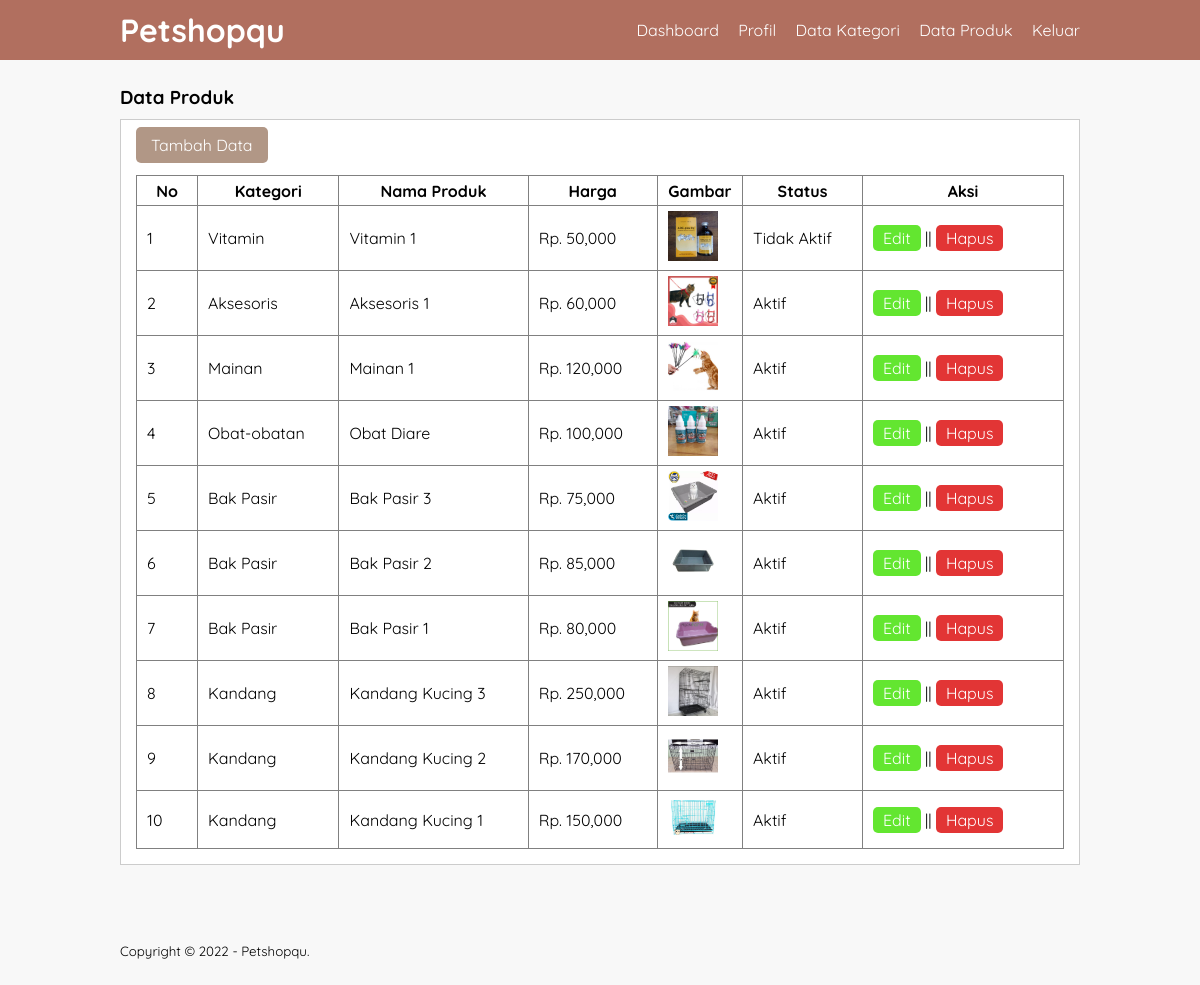
The app's page /data-produk.php (signed in) with its own data.
### tables this page shows
CREATE TABLE `tb_product` (
  `product_id` int(11) NOT NULL,
  `category_id` int(11) NOT NULL,
  `product_name` varchar(100) NOT NULL,
  `product_price` int(11) NOT NULL,
  `product_description` text NOT NULL,
  `product_image` varchar(100) NOT NULL,
  `product_status` tinyint(1) NOT NULL,
  `data_created` timestamp NOT NULL DEFAULT current_timestamp()
);

CREATE TABLE `tb_category` (
  `category_id` int(11) NOT NULL,
  `category_name` varchar(25) NOT NULL
);

### data-produk.php (the view, shortened to what this page needs)
<?php
    include 'db.php';
?>
<!DOCTYPE html>
<html lang="en">
<head>
    <link rel="stylesheet" type="text/css" href="css/style.css">
</head>
<body>
    <header>
        <div class="container">
            <h1><a href="dashboard.php">Petshopqu</a></h1>
            <ul>
                <li><a href="dashboard.php">Dashboard</a></li>
                <li><a href="profil.php">Profil</a></li>
                <li><a href="data-kategori.php">Data Kategori</a></li>
                <li><a href="data-produk.php">Data Produk</a></li>
                <li><a href="keluar.php">Keluar</a></li>
            </ul>
        </div>
    </header>
    <div class="section">
        <div class="container">
            <h3>Data Produk</h3>
            <div class="box">
                <p><a href="tambah-produk.php" class="btn-tambah">Tambah Data</a></p>
                <br>
                    <table border="1" cellspacing="0" class="table">
                        <thead>
                            <tr>
                                <th width="60px">No</th>
                                <th>Kategori</th>
                                <th>Nama Produk</th>
                                <th>Harga</th>
                                <th>Gambar</th>
                                <th>Status</th>
                                <th width="200px">Aksi</th>
                            </tr>
                        </thead>
                        <tbody>
                            <?php
                                $no = 1;
                                $produk = mysqli_query($conn, "SELECT * FROM tb_product LEFT JOIN tb_category USING (category_id)ORDER BY product_id DESC");
                                if(mysqli_num_rows($produk) > 0){
                                while($row = mysqli_fetch_array($produk)){
                            ?>
                            <tr>
                                <td><?php echo $no++?></td>
                                <td><?php echo $row['category_name']?></td>
                                <td><?php echo $row['product_name']?></td>
                                <td>Rp. <?php echo number_format($row['product_price'])?></td>
                                <td><a href="produk/<?php echo$row['product_image']?>" target="_blank"><img src="produk/<?php echo$row['product_image']?>" width="50px"></a></td>
                                <td><?php echo ($row['product_status'] == 0 )? 'Tidak Aktif':'Aktif' ?></td>
                                <td>
                                    <a href="edit-produk.php?id=<?php echo $row['product_id']?>" class="btn-edit">Edit</a> || <a href="proses-hapus.php?idp=<?php echo $row['product_id']?>" class="btn-hapus" onclick="return confirm('Yakin ingin hapus ?')">Hapus</a>
                                </td>
                            </tr>
                            <?php }}else{  ?>
                                <tr>
                                    <td colspan="7">Tidak ada data</td>
                                </tr>
                                <?php } ?>
                        </tbody>
                    </table>
            </div>
        </div>
    </div>
    <footer>
        <div class="container">
            <small>Copyright &copy; 2022 - Petshopqu.</small>
        </div>
    </footer>
</body>
</html>

### css/style.css (style rules this page uses)
* { padding: 0; margin: 0; font-family: 'Quicksand', sans-serif; }
body { background-color: #f8f8f8; }
a { color: inherit; text-decoration: none; }
.btn-tambah { padding: 8px 15px; background-color: #b19786; color: #fff; border: none; cursor: pointer; border-radius: 5px; }
.btn-edit { padding: 3px 10px; background-color: #63e630; color: #fff; border: none; cursor: pointer; border-radius: 5px; }
.btn-hapus { padding: 3px 10px; background-color: #e23535; color: #fff; border: none; cursor: pointer; border-radius: 5px; }
header { background-color: #b16f5f; color: #fff; }
header h1 { float: left; padding: 10px 0; }
header ul { float: right; }
header ul li { display: inline-block; }
header ul li a { padding: 20px 0 20px 15px; display: inline-block; }
footer { padding: 25px 0; }
.container { width: 80%; margin: 0 auto; }
.container:after { content: ''; display: block; clear: both; }
.section { padding: 25px 0; }
.box { background-color: #fff; border: 1px solid #ccc; padding: 15px; box-sizing: border-box; margin: 10px 0 25px 0; }
.box:after { content: ''; display: block; clear: both; }
.table { width: 100%; border-collapse: collapse; padding: 20px 0; }
.table tr { height: 30px; }
.table tr td { padding: 5px 10px; }

### records on screen
tb_product: category.category_name "Vitamin", product_name "Vitamin 1", product_price "50,000", product_image (picture), product_status "Tidak Aktif"
tb_product: category.category_name "Aksesoris", product_name "Aksesoris 1", product_price "60,000", product_image (picture), product_status "Aktif"
tb_product: category.category_name "Mainan", product_name "Mainan 1", product_price "120,000", product_image (picture), product_status "Aktif"
tb_product: category.category_name "Obat-obatan", product_name "Obat Diare", product_price "100,000", product_image (picture), product_status "Aktif"
tb_product: category.category_name "Bak Pasir", product_name "Bak Pasir 3", product_price "75,000", product_image (picture), product_status "Aktif"
tb_product: category.category_name "Bak Pasir", product_name "Bak Pasir 2", product_price "85,000", product_image (picture), product_status "Aktif"
tb_product: category.category_name "Bak Pasir", product_name "Bak Pasir 1", product_price "80,000", product_image (picture), product_status "Aktif"
tb_product: category.category_name "Kandang", product_name "Kandang Kucing 3", product_price "250,000", product_image (picture), product_status "Aktif"
tb_product: category.category_name "Kandang", product_name "Kandang Kucing 2", product_price "170,000", product_image (picture), product_status "Aktif"
tb_product: category.category_name "Kandang", product_name "Kandang Kucing 1", product_price "150,000", product_image (picture), product_status "Aktif"
